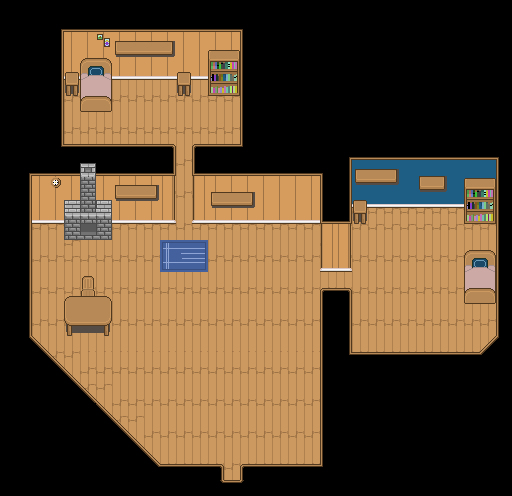

Tiled map render using the project's own tile images. Description and the map definition, with tile-layer contents summarised, below:
An orthogonal 32x31 tile map with 16x16 px tiles, 3 tile layers (Base Layer, Ground Layer, Upper Layer) and 23 objects (2x Entrance, Exit, 8CS0, 8Col8, 8Col7, ...).

<map version="1.2" tiledversion="1.2.4" orientation="orthogonal" renderorder="right-down" width="32" height="31" tilewidth="16" tileheight="16" infinite="0" nextlayerid="6" nextobjectid="47">
 <properties>
  <property name="Cutscenes" value="0" />
 </properties>
 <tileset firstgid="1" source="TilesetSources\tilesetHouses.tsx" />
 <layer id="1" name="Base Layer" width="32" height="31">
  <data>[992 cells, 990 non-empty, 17 distinct tile ids]</data>
 </layer>
 <layer id="2" name="Ground Layer" width="32" height="31">
  <data>[992 cells, 162 non-empty, 56 distinct tile ids]</data>
 </layer>
 <layer id="3" name="Upper Layer" width="32" height="31">
  <data>[992 cells, 83 non-empty, 31 distinct tile ids]</data>
 </layer>
 <objectgroup id="4" name="Travel Layer">
  <object id="1" name="Entrance" x="228.166" y="466.92" width="7.3333" height="8.8333">
   <properties>
    <property name="Map" value="mapRiverHollowTown" />
   </properties>
  </object>
  <object id="2" name="Exit" x="227.5" y="482.58" width="9" height="9.5">
   <properties>
    <property name="Map" value="mapRiverHollowTown" />
   </properties>
  </object>
 </objectgroup>
 <objectgroup id="5" name="Character Layer">
  <object id="30" name="8CS0" x="66.333" y="245" width="12" height="12" />
  <object id="20" name="8Col8" x="69.0827" y="66.75" width="6.5" height="7" />
  <object id="21" name="8Col7" x="227.5" y="46.083" width="8.5" height="8.5" />
  <object id="16" name="8Col6" x="210.837" y="47.666" width="9" height="8" />
  <object id="19" name="8Col5" x="178.667" y="65.333" width="7.5" height="7" />
  <object id="17" name="8Col4" x="163" y="33" width="11" height="10" />
  <object id="22" name="8Col3" x="147.67" y="32.75" width="10" height="10" />
  <object id="15" name="8Col2" x="130.67" y="35.833" width="8.5" height="6.5" />
  <object id="18" name="8Col1" x="118.667" y="34" width="7" height="8" />
  <object id="23" name="NPC8" x="99.0007" y="83.6667" width="9.66667" height="8.66667" />
  <object id="26" name="Entrance" x="227.67" y="467" width="7.8333" height="8.8333" />
  <object id="29" name="1CS0" x="273.5" y="290" width="12" height="12" />
  <object id="34" name="1Col8" x="416.333" y="341" width="10" height="12" />
  <object id="36" name="1Col7" x="362" y="339.333" width="14" height="9" />
  <object id="41" name="1Col6" x="353.375" y="196.5" width="8.5" height="9" />
  <object id="40" name="1Col5" x="433.417" y="177.667" width="8.25" height="7.75" />
  <object id="35" name="1Col4" x="420.667" y="177.75" width="6.5" height="6.75" />
  <object id="37" name="1Col3" x="386.67" y="165.667" width="9" height="6.5" />
  <object id="39" name="1Col2" x="371.003" y="166.916" width="8.75" height="6.5" />
  <object id="38" name="1Col1" x="357.667" y="165" width="7.5" height="8" />
  <object id="33" name="NPC1" x="481.83" y="274.583" width="8.75" height="10.25" />
 </objectgroup>
</map>
